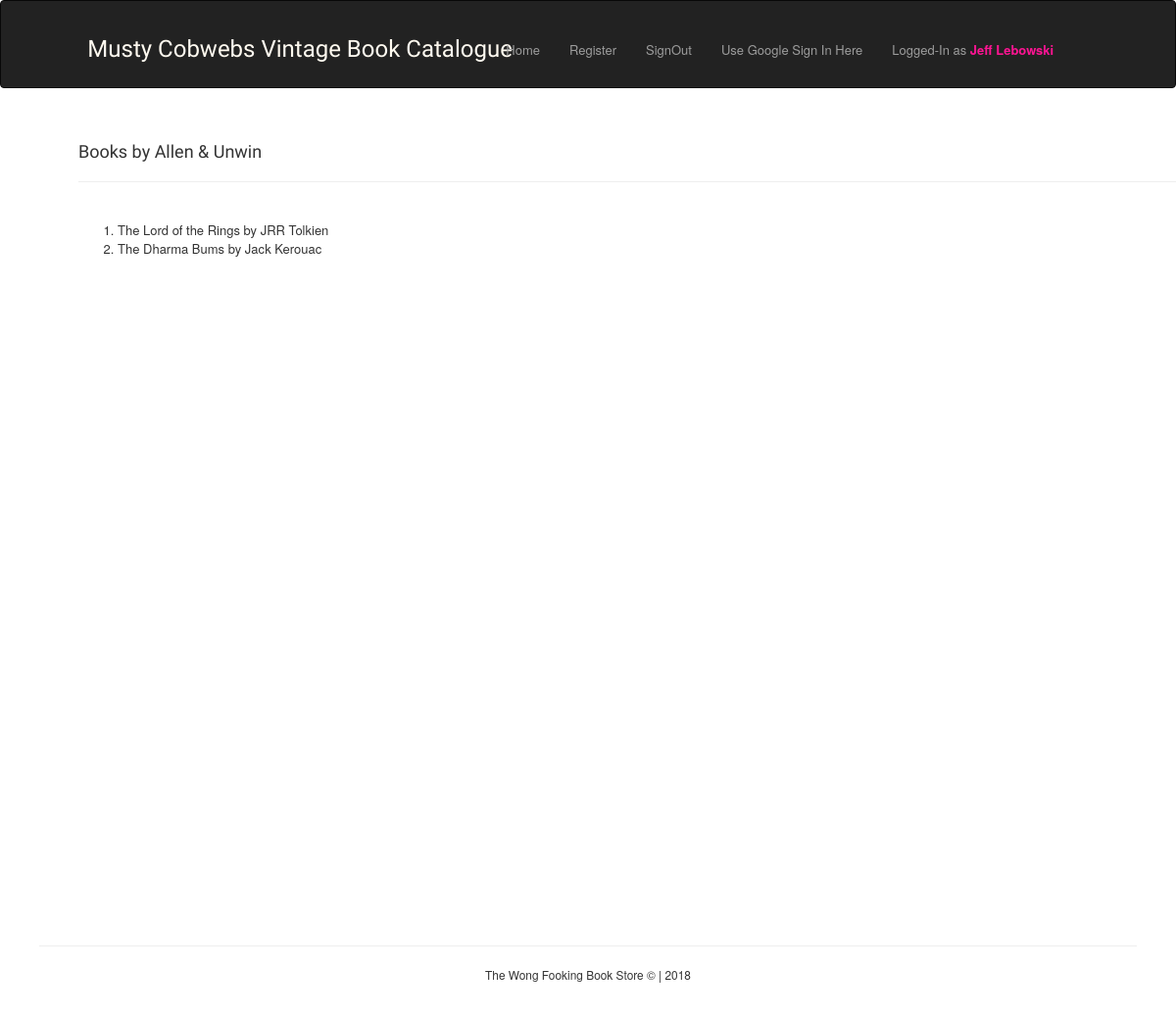
/display/publisher/1 (signed in), run on the app's committed database.
### project.py (models this page shows, shortened)
class User(UserMixin, db.Model):
    __tablename__ = 'users'
    id = Column(Integer, primary_key=True)
    user_name = Column(String(20))
    user_email = Column(String(60), unique=True, index=True)
    user_password = Column(String(80))
    registration_date = Column(String(20), nullable=False)

class Publication(db.Model):
    __tablename__ = 'publication'
    id = db.Column(db.Integer, primary_key=True)
    name = db.Column(db.String(80), nullable=False)

class Book(db.Model):
    __tablename__ = 'book'
    id = db.Column(db.Integer, primary_key=True)
    title = db.Column(db.String(500), nullable=False, index=True)
    author = db.Column(db.String(350))
    genre = db.Column(db.String(50))
    format = db.Column(db.String(50))
    image = db.Column(db.String(250))
    num_pages = db.Column(db.Integer)
    pub_date = db.Column(db.String(50))
    pub_id = db.Column(db.Integer, db.ForeignKey('publication.id'))

### project.py (the view)
@app.route('/display/publisher/<publisher_id>')
def display_publisher(publisher_id):
    publisher = session.query(Publication).filter_by(id=publisher_id).first()
    publisher_books = session.query(Book).filter_by(pub_id = publisher.id).all()
    return render_template('publisher.html', publisher=publisher,
                           publisher_books=publisher_books)

### project.py (called while the page is built)
@login_manager.user_loader
def load_user(id):
    return User.query.get(int(id))

### templates/publisher.html
{% extends 'layout.html' %}
{% block content %}
    <div class="container publisher">
        <h4>Books by {{ publisher.name }}</h4>
        <hr><br>
        <ol>
            {% for book in publisher_books %}
            <li type="1">
                {{ book.title }} by {{ book.author }}
            </li>
            {% endfor %}
        </ol>
    </div>
{% endblock %}

### templates/layout.html (shortened to what this page needs)
{% import "bootstrap/wtf.html" as wtf %}
<!DOCTYPE html>
<html lang="en">
    {% block head %}
        <head>
            <link rel="stylesheet" href="https://maxcdn.bootstrapcdn.com/bootstrap/3.3.7/css/bootstrap.min.css">
            <link rel="stylesheet" href="{{ url_for('static', filename = 'css/styles.css') }}">
        </head>
    {% endblock head %}
    {% block body %}
    <body>
    <div class="wrapper">
        {% block navbar %}
            <nav class="navbar navbar-inverse">
                <div class="container">
                    <a class="navbar navbar-text" href="{{ url_for('display_books') }}">
                        <h3 class="title"> Musty Cobwebs Vintage Book Catalogue </h3>
                    </a>
                    <ul class="nav navbar-nav pull-right">
                      <li><a href="{{ url_for('display_books') }}"> Home </a></li>
                      <li><a href="{{ url_for('register_user') }}"> Register </a></li>
                      <li> {% if current_user.is_authenticated %}
                              <a href="{{ url_for('log_out_user') }}"> SignOut </a>
                            {% else %}
                              <a href="{{ url_for('do_the_login') }}"> SignIn </a>
                            {% endif %}
                      <li><a href="{{ url_for('showLogin')}}"> Use Google Sign In Here</a></li>
                      <li>
                            <a href="">
                                {% if current_user.is_authenticated %}
                                    Logged-In as <b style="color: deeppink"> {{ current_user.user_name.title() }} </b>
                                {% else %}
                                    Not Logged-In
                                {% endif %}
                            </a>
                      </li>
                    </ul>
                </div>
            </nav>
        {% endblock navbar %}
        {% block content %} {% endblock content %}
        {% block footer %}
            <footer>
                <div class="container ftr">
                    <hr>
                    <p class="text-center small">The Wong Fooking Book Store &copy;  |  2018</p>
                </div>
            </footer>
        {% endblock footer %}
    </div>
    </body>
    {% endblock body %}
</html>

### static/css/styles.css (style rules this page uses)
html, body { height: 100%; margin: 0; padding: 0 }
h1, h2, h3, h4 { font-family: Sansita, serif }
p, li { font-size: small }
ul { position: relative; top: 25px; right: 7%; }
footer { position: absolute; width: 100%; left:0 ;bottom: 0; height: 40px }
a h3 { position: relative; left: 10% }
.navbar-inverse { height: 5%; }
.publisher { padding: 25px; position: relative; left: 40px }
.ftr { padding: 25px }
.wrapper { position: relative; min-height: 120%; }
.title { color: floralwhite }

### data on the page
User: user_name "Jeff Lebowski"
Publication: name "Allen & Unwin"
Book: title "The Lord of the Rings", author "JRR Tolkien"
Book: title "The Dharma Bums", author "Jack Kerouac"
